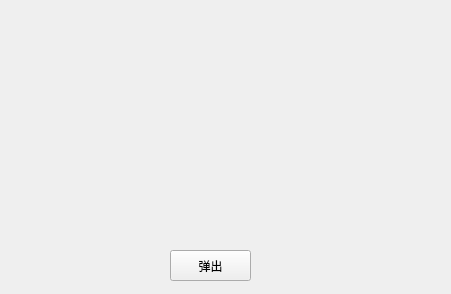
<?xml version="1.0" encoding="UTF-8"?>
<ui version="4.0">
 <class>TTKMoveWidgetWindow</class>
 <widget class="QMainWindow" name="TTKMoveWidgetWindow">
  <property name="geometry">
   <rect>
    <x>0</x>
    <y>0</y>
    <width>451</width>
    <height>294</height>
   </rect>
  </property>
  <property name="windowTitle">
   <string>TTKMoveWidget</string>
  </property>
  <widget class="QWidget" name="centralWidget">
   <widget class="QPushButton" name="pushButton">
    <property name="geometry">
     <rect>
      <x>170</x>
      <y>250</y>
      <width>81</width>
      <height>31</height>
     </rect>
    </property>
    <property name="text">
     <string>弹出</string>
    </property>
   </widget>
  </widget>
 </widget>
 <layoutdefault spacing="6" margin="11"/>
 <resources/>
 <connections/>
</ui>
